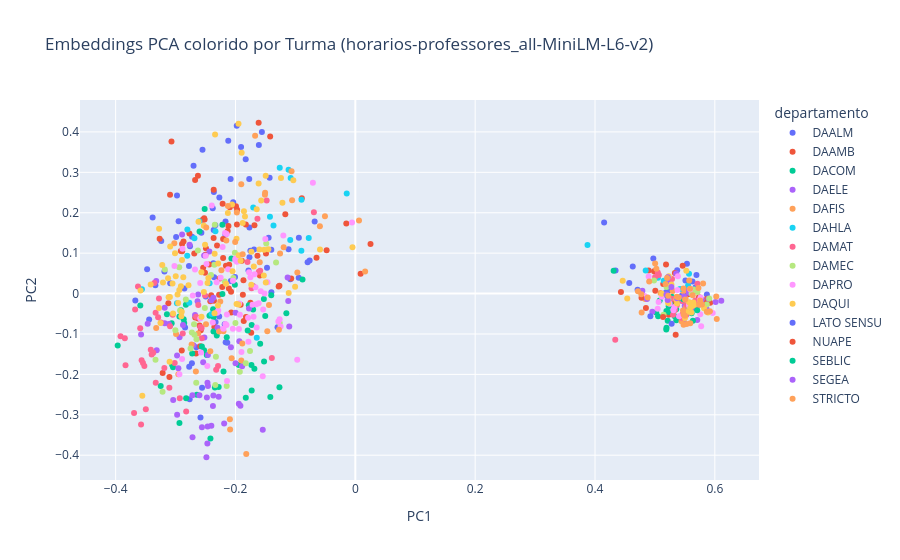

Notebook code for this chart:
### Code cell
import os
from pathlib import Path
import chromadb
import numpy as np
import pandas as pd
import plotly.express as px
from sklearn.decomposition import PCA

def visualize_embeddings_pca_turma(base_dir: str, modelo: str = None, interactive: bool = True) -> None:
    """
    Visualiza os embeddings de uma coleção usando PCA, colorindo por turma.
    Se modelo for None, usa a primeira coleção encontrada.
    """
    chroma_dir = Path(base_dir) / "chroma_db"
    chroma_client = chromadb.PersistentClient(path=str(chroma_dir))

    # Seleciona a coleção
    collections = chroma_client.list_collections()
    if not collections:
        print("Nenhuma coleção encontrada!")
        return

    if modelo:
        collection = next((c for c in collections if modelo in c.name), None)
        if not collection:
            print(f"Modelo '{modelo}' não encontrado nas coleções.")
            return
    else:
        collection = collections[0]
        print(f"Usando coleção: {collection.name}")

    # Obter todos os documentos
    count = collection.count()
    results = collection.get(include=['embeddings', 'metadatas'], limit=count)
    embeddings = results['embeddings']
    metadatas = results['metadatas']

    # Filtrar embeddings válidos
    valid_embeddings = []
    valid_metadatas = []
    for emb, meta in zip(embeddings, metadatas):
        arr = np.array(emb)
        if arr.ndim == 1 and arr.size > 0 and not np.isnan(arr).any():
            valid_embeddings.append(arr)
            valid_metadatas.append(meta)

    if not valid_embeddings:
        print("Nenhum embedding válido encontrado.")
        return

    embeddings_array = np.vstack(valid_embeddings)
    pca = PCA(n_components=2)
    embeddings_2d = pca.fit_transform(embeddings_array)

    # Criar DataFrame
    df = pd.DataFrame({
        'PC1': embeddings_2d[:, 0],
        'PC2': embeddings_2d[:, 1],
        'professor': [m['professor'] for m in valid_metadatas],
        'departamento': [m['departamento'] for m in valid_metadatas],
        'tipo': [m.get('type', 'info_professor') for m in valid_metadatas],
        'disciplina': [m.get('nome_disciplina', '') for m in valid_metadatas],
        'turma': [m.get('turma', 'desconhecida') for m in valid_metadatas]  # <-- aqui!
    })

    # Visualização com cor por turma
    fig = px.scatter(
        df, x='PC1', y='PC2',
        color='departamento',
        hover_data=['professor', 'departamento', 'tipo', 'disciplina', 'turma'],
        title=f'Embeddings PCA colorido por Turma ({collection.name})'
    )

    if interactive:
        fig.show()
    else:
        fig.write_html("embeddings_pca_turma.html")
        print("Visualização salva em embeddings_pca_turma.html")

# Exemplo de uso:
base_dir = os.getcwd()
# Se quiser um modelo específico, passe o nome (ou parte do nome) em modelo=...
# Exemplo: modelo="distiluse-base-multilingual-cased-v2"
visualize_embeddings_pca_turma(base_dir, modelo=None, interactive=True)

### Figure 1 — Plotly figure (JSON) as saved in the notebook; plotly's stock layout.template omitted (floating-point values rounded to 4 significant figures; data arrays with more than 128 entries replaced by an {"elided": "..."} marker saying what was removed)
{"data": [{"customdata": {"elided": "88x5 str values"}, "hovertemplate": "departamento=%{customdata[1]}<br>PC1=%{x}<br>PC2=%{y}<br>professor=%{customdata[0]}<br>tipo=%{customdata[2]}<br>disciplina=%{customdata[3]}<br>turma=%{customdata[4]}<extra></extra>", "legendgroup": "DAALM", "marker": {"color": "#636efa", "symbol": "circle"}, "mode": "markers", "name": "DAALM", "orientation": "v", "showlegend": true, "type": "scatter", "x": [0.5867, 0.5693, -0.218, -0.2332, -0.2164, -0.2727, 0.5678, -0.2166, -0.07626, -0.2356, -0.2081, 0.5839, -0.3185, -0.2269, -0.309, 0.5702, -0.3441, -0.3671, -0.2654, -0.2038, 0.5627, -0.2841, -0.2765, -0.2772, 0.4343, -0.257, -0.299, -0.177, 0.5186, -0.2496, -0.2078, -0.2584, -0.161, -0.1447, 0.4974, -0.2853, -0.2169, -0.3474, 0.5454, -0.2379, -0.2949, -0.143, -0.1298, 0.5517, -0.2008, -0.1474, -0.2137, 0.5509, -0.2976, -0.1906, -0.255, -0.1559, 0.5372, -0.1751, -0.2724, -0.27, -0.2337, 0.5504, -0.1767, -0.2272, -0.2557, -0.09447, -0.1783, 0.5223, -0.1754, -0.2759, -0.1085, -0.1401, 0.471, -0.169, -0.3382, -0.2364, -0.3337, 0.5535, -0.1402, -0.1767, -0.2368, -0.07963, -0.09422, -0.1114, 0.5225, -0.3238, -0.1829, -0.2361, 0.463, -0.2121, -0.1979, -0.2776], "xaxis": "x", "y": [-0.002022, 0.04579, -0.07565, -0.07055, -0.1206, -0.1722, 0.0155, 0.1785, 0.08172, 0.04034, 0.2833, -0.02706, 0.05443, 0.2378, 0.02577, -0.03056, -0.06396, -0.01747, -0.1328, 0.2263, 0.03001, -0.08376, -0.2613, -0.1814, 0.05695, 0.1503, 0.1397, 0.2832, 0.002948, -0.006982, 0.03099, -0.3068, 0.3678, 0.1383, 0.08652, 0.01283, 0.1464, 0.05989, -0.004319, 0.2108, 0.1788, 0.2866, -0.08319, -0.03579, 0.041, 0.06387, -0.122, 0.03231, 0.2426, 0.3625, 0.3559, 0.3998, 0.05743, 0.1057, 0.1404, 0.3163, 0.1692, -0.03926, 0.08999, -0.05705, -0.2332, 0.03922, 0.05699, 0.006909, -0.02682, 0.1172, 0.03571, 0.00332, 0.009517, 0.1093, 0.1882, 0.1574, 0.02041, 0.07349, 0.1085, 0.1635, 0.07473, 0.07729, 0.1381, 0.1094, 0.03117, 0.1298, 0.3325, 0.2511, 0.06682, 0.3784, 0.4152, 0.06835], "yaxis": "y"}, {"customdata": {"elided": "105x5 str values"}, "hovertemplate": "departamento=%{customdata[1]}<br>PC1=%{x}<br>PC2=%{y}<br>professor=%{customdata[0]}<br>tipo=%{customdata[2]}<br>disciplina=%{customdata[3]}<br>turma=%{customdata[4]}<extra></extra>", "legendgroup": "DAAMB", "marker": {"color": "#EF553B", "symbol": "circle"}, "mode": "markers", "name": "DAAMB", "orientation": "v", "showlegend": true, "type": "scatter", "x": [0.5921, 0.5838, 0.5738, 0.5463, -0.2364, -0.2214, -0.213, -0.1992, 0.5007, -0.222, -0.2523, -0.2117, -0.1828, -0.2493, 0.534, -0.2501, -0.2769, -0.3068, 0.4895, -0.2539, -0.289, -0.2438, 0.5333, -0.1973, -0.1862, -0.2105, 0.5612, 0.5256, -0.1267, -0.08934, -0.01503, 0.00887, -0.1592, -0.0479, -0.107, -0.1279, 0.5347, -0.3215, -0.2687, -0.2891, 0.5775, -0.2405, -0.1894, -0.149, 0.5551, -0.2896, -0.3265, -0.2674, -0.2671, -0.211, 0.5333, -0.175, -0.2365, -0.2546, -0.2515, 0.5229, -0.2912, -0.3092, -0.1703, -0.2074, -0.1825, -0.2626, 0.485, -0.2273, -0.2623, -0.2579, 0.587, -0.1914, -0.1723, -0.1737, -0.06477, 0.02535, -0.1867, -0.2159, 0.4433, -0.2867, -0.2658, -0.2094, -0.2071, 0.5139, -0.1976, -0.26, -0.2352, -0.2206, -0.1633, 0.5185, -0.1613, -0.1421, 0.5736, -0.312, -0.2265, 0.5639, -0.2308, -0.2206, -0.1877, -0.236, 0.5515, -0.3103, -0.2587, 0.5836, -0.1168, -0.2509, -0.242, 0.5772, 0.4985], "xaxis": "x", "y": [-0.02294, -0.02272, -0.02177, 0.06886, 0.2571, 0.222, 0.1545, 0.2163, 0.007126, 0.01606, 0.1863, 0.1671, 0.1706, 0.1118, -0.02023, 0.09634, 0.1487, 0.3763, 0.0569, 0.06401, 0.1048, 0.07189, -0.02137, 0.2074, -0.06774, 0.07129, -0.03938, -0.02169, 0.01962, 0.2362, 0.1735, 0.04915, 0.04458, 0.107, 0.03742, 0.01767, -0.1017, -0.1967, 0.09886, 0.1229, -0.01941, -0.003928, 0.0811, 0.09898, -0.001966, -0.1408, 0.1354, 0.2812, -0.05901, 0.01282, 0.05082, -0.02293, 0.1378, 0.1825, 0.1832, -0.05263, 0.1053, 0.2447, 0.01806, 0.004264, -0.05822, 0.2916, -0.03573, -0.002916, -0.06177, -0.09065, -0.01269, -0.02775, -0.03032, -0.09696, 0.08866, 0.1228, 0.03286, 0.06886, 0.003797, 0.129, -0.1481, 0.2136, -0.04679, 0.02396, 0.1712, -0.0791, -0.08262, 0.08822, 0.09334, 0.07179, 0.4227, 0.3888, -0.008964, -0.02412, 0.03724, -0.02586, 0.119, 0.1352, -0.003114, -0.01797, -0.03557, -0.2062, -0.1303, -0.03198, 0.196, 0.05168, -0.01883, -0.01796, 0.05549], "yaxis": "y"}, {"customdata": {"elided": "74x5 str values"}, "hovertemplate": "departamento=%{customdata[1]}<br>PC1=%{x}<br>PC2=%{y}<br>professor=%{customdata[0]}<br>tipo=%{customdata[2]}<br>disciplina=%{customdata[3]}<br>turma=%{customdata[4]}<extra></extra>", "legendgroup": "DACOM", "marker": {"color": "#00cc96", "symbol": "circle"}, "mode": "markers", "name": "DACOM", "orientation": "v", "showlegend": true, "type": "scatter", "x": [0.5232, 0.5053, 0.5357, 0.5188, -0.2199, -0.2935, 0.4311, -0.26, -0.2561, -0.2364, -0.2514, 0.508, -0.2828, -0.1828, 0.5281, -0.2524, -0.1684, -0.2373, 0.5022, -0.1526, 0.5356, -0.1729, -0.08813, -0.1418, -0.2218, 0.5584, -0.1588, -0.1796, -0.2856, -0.1523, 0.5213, -0.2935, -0.2146, -0.2434, -0.1151, 0.519, -0.3966, -0.3588, 0.5612, -0.1503, -0.2479, -0.2418, -0.173, 0.5194, -0.2911, -0.3144, -0.2367, 0.5331, -0.228, -0.2723, -0.2343, -0.2312, 0.5192, -0.2068, -0.2864, -0.1266, -0.1705, 0.5425, -0.2218, -0.2823, -0.1944, -0.3248, 0.5616, -0.3043, -0.3065, -0.2645, -0.3056, 0.526, -0.1778, -0.201, -0.1403, 0.5229, -0.2416, -0.1733], "xaxis": "x", "y": [-0.04564, -0.05628, -0.06599, -0.00421, -0.1931, -0.3204, 0.05667, 0.1538, -0.1308, -0.05786, 0.2096, -0.01719, -0.0277, -0.2576, -0.007651, -0.1405, -0.1863, -0.0388, -0.04712, -0.01337, -0.03891, -0.2397, 0.03452, -0.2562, 0.17, -0.03164, -0.124, -0.09164, -0.07263, -0.1682, -0.06729, -0.05675, -0.1081, -0.05495, -0.04854, -0.08924, -0.1288, -0.02939, -0.0485, -0.05525, -0.152, -0.3587, -0.07774, -0.08481, -0.0413, -0.05116, -0.09373, -0.05626, -0.2312, -0.1485, -0.2324, -0.1037, -0.043, 0.08704, -0.06381, -0.2318, -0.03965, -0.06095, -0.001028, -0.2588, -0.1766, -0.2288, -0.0379, -0.1823, -0.07332, -0.2501, -0.177, -0.02581, -0.02886, 0.02167, -0.00436, -0.03121, -0.05306, -0.1767], "yaxis": "y"}, {"customdata": {"elided": "76x5 str values"}, "hovertemplate": "departamento=%{customdata[1]}<br>PC1=%{x}<br>PC2=%{y}<br>professor=%{customdata[0]}<br>tipo=%{customdata[2]}<br>disciplina=%{customdata[3]}<br>turma=%{customdata[4]}<extra></extra>", "legendgroup": "DAELE", "marker": {"color": "#ab63fa", "symbol": "circle"}, "mode": "markers", "name": "DAELE", "orientation": "v", "showlegend": true, "type": "scatter", "x": [0.6013, 0.5431, -0.2717, -0.2602, -0.2674, 0.5434, -0.2633, -0.3465, -0.2973, 0.5542, -0.2376, -0.1889, 0.5562, -0.2702, -0.2719, -0.3112, 0.5577, -0.246, -0.2403, -0.2523, 0.5724, -0.228, -0.2459, 0.563, 0.6108, -0.1999, -0.1119, -0.2622, 0.5526, -0.2076, -0.2468, -0.1721, 0.5248, -0.3575, 0.5706, -0.256, -0.2933, -0.2539, 0.5894, -0.1545, -0.2369, -0.1103, -0.1774, 0.5516, -0.2189, -0.2478, -0.2402, 0.578, -0.2975, -0.2519, -0.2766, 0.5859, -0.304, -0.2485, -0.2876, 0.5493, -0.1998, -0.1935, -0.2299, -0.2435, 0.5482, -0.2469, -0.2369, -0.2465, 0.4957, -0.1944, -0.1918, -0.1129, 0.5355, -0.2953, -0.3314, -0.3323, 0.5498, -0.3182, -0.3181, -0.2891], "xaxis": "x", "y": [-0.0206, -0.01512, -0.3557, -0.2515, -0.05276, -0.01751, -0.01906, -0.07456, -0.3002, -0.02904, -0.2784, -0.1802, 0.002143, -0.1277, -0.2519, -0.07522, -0.02262, -0.1518, -0.327, 0.09398, -0.0287, -0.2555, -0.2291, -0.03537, -0.01807, -0.1726, -0.0187, -0.002054, 0.01086, -0.133, -0.2208, 0.01888, 0.03314, -0.1015, -0.0657, -0.3309, -0.1079, -0.17, -0.01304, -0.3371, -0.01063, -0.08177, -0.03719, -0.05181, -0.3217, -0.2572, -0.01642, -0.01503, -0.153, -0.1085, 0.1209, -0.03617, -0.2633, -0.4051, -0.07794, -0.01078, -0.0476, -0.1181, -0.08472, 0.1041, -0.06963, -0.3714, -0.2522, -0.3287, -0.04494, -0.2726, -0.2774, 0.03971, 0.04975, -0.1849, -0.1401, 0.03098, -0.03038, -0.07351, -0.03515, 0.1461], "yaxis": "y"}, {"customdata": {"elided": "31x5 str values"}, "hovertemplate": "departamento=%{customdata[1]}<br>PC1=%{x}<br>PC2=%{y}<br>professor=%{customdata[0]}<br>tipo=%{customdata[2]}<br>disciplina=%{customdata[3]}<br>turma=%{customdata[4]}<extra></extra>", "legendgroup": "DAFIS", "marker": {"color": "#FFA15A", "symbol": "circle"}, "mode": "markers", "name": "DAFIS", "orientation": "v", "showlegend": true, "type": "scatter", "x": [0.5754, 0.5463, -0.3323, -0.2622, 0.552, -0.2201, -0.2661, 0.5511, -0.2953, -0.2732, 0.5444, 0.01638, -0.1903, -0.2064, 0.5093, -0.2492, -0.2093, 0.5472, -0.2254, -0.209, 0.4779, -0.1256, -0.2992, 0.5297, 0.5708, -0.1886, -0.2273, -0.3021, 0.4838, -0.242, -0.182], "xaxis": "x", "y": [-0.02631, -0.01807, -0.08497, -0.09891, -0.03313, -0.09308, -0.1931, -0.01274, -0.1997, -0.126, -0.06841, 0.05446, -0.1654, -0.1601, 0.001127, -0.07572, -0.3111, 0.006324, -0.01979, -0.3366, -0.04666, 0.09903, -0.1001, 0.006155, -0.02951, -0.1236, -0.09383, 0.1245, -0.01367, -0.143, -0.3974], "yaxis": "y"}, {"customdata": {"elided": "31x5 str values"}, "hovertemplate": "departamento=%{customdata[1]}<br>PC1=%{x}<br>PC2=%{y}<br>professor=%{customdata[0]}<br>tipo=%{customdata[2]}<br>disciplina=%{customdata[3]}<br>turma=%{customdata[4]}<extra></extra>", "legendgroup": "DAHLA", "marker": {"color": "#19d3f3", "symbol": "circle"}, "mode": "markers", "name": "DAHLA", "orientation": "v", "showlegend": true, "type": "scatter", "x": [0.567, 0.3875, 0.5418, -0.1645, -0.2805, 0.5051, -0.2685, -0.2431, -0.1079, 0.4846, -0.2976, -0.2771, -0.3561, -0.2397, 0.5147, 0.5554, -0.07775, -0.1261, -0.2334, -0.01433, 0.5335, -0.1114, -0.1425, -0.1703, -0.2803, -0.09003, 0.5569, -0.1366, -0.2603, -0.08983, -0.1086], "xaxis": "x", "y": [0.01035, 0.1199, 0.01104, -0.1096, 0.0936, 0.039, 0.1369, 0.02545, 0.2861, 0.05707, -0.02407, -0.02266, 0.01062, -0.05035, 0.03145, 0.01969, 0.1373, 0.3116, 0.1541, 0.2474, -0.01171, 0.3062, 0.1899, 0.2127, 0.1586, 0.1062, 0.04901, 0.1687, 0.179, 0.2322, 0.1324], "yaxis": "y"}, {"customdata": {"elided": "65x5 str values"}, "hovertemplate": "departamento=%{customdata[1]}<br>PC1=%{x}<br>PC2=%{y}<br>professor=%{customdata[0]}<br>tipo=%{customdata[2]}<br>disciplina=%{customdata[3]}<br>turma=%{customdata[4]}<extra></extra>", "legendgroup": "DAMAT", "marker": {"color": "#FF6692", "symbol": "circle"}, "mode": "markers", "name": "DAMAT", "orientation": "v", "showlegend": true, "type": "scatter", "x": [0.569, 0.5459, 0.5441, -0.3576, -0.2563, -0.3566, -0.2507, 0.5512, 0.5282, -0.1394, -0.3675, -0.3014, 0.5522, -0.3835, -0.1588, 0.5675, -0.2565, -0.2291, -0.3373, 0.4338, -0.2823, -0.3692, -0.3187, 0.5229, -0.2587, -0.2314, -0.3104, -0.06915, 0.5711, -0.3048, -0.3331, 0.5302, -0.2657, -0.3846, -0.3398, 0.5534, -0.3544, -0.3291, 0.5464, -0.2929, -0.1611, 0.5286, -0.3413, -0.3333, -0.18, 0.5335, -0.3244, -0.3496, -0.1731, -0.1479, 0.5066, -0.3092, -0.3627, -0.2621, -0.1633, 0.5048, 0.5366, -0.288, -0.2322, -0.3918, 0.5003, -0.3277, -0.3521, -0.359, -0.3353], "xaxis": "x", "y": [-0.02947, -0.05179, -0.06009, -0.3243, -0.1107, -0.165, -0.004705, -0.04366, -0.01304, -0.1596, -0.03942, -0.1717, -0.05313, -0.1776, 0.05622, -0.01739, -0.08519, -0.1791, -0.1466, -0.1144, -0.292, -0.2958, -0.184, -0.01879, -0.08291, -0.04606, -0.2332, 0.201, 0.02407, -0.05245, -0.2208, -0.05216, -0.05754, -0.1103, -0.1508, -0.02875, -0.1717, -0.05834, -0.01853, -0.2588, 0.05374, 0.03604, -0.139, -0.04776, 0.07804, -0.04083, -0.07162, -0.2864, 0.01286, 0.2304, 0.04617, -0.08109, 0.0176, -0.02826, 0.1854, 0.05187, -0.02918, -0.09896, -0.1886, -0.1054, 0.04089, -0.01207, -0.1791, -0.08559, 0.02636], "yaxis": "y"}, {"customdata": {"elided": "41x5 str values"}, "hovertemplate": "departamento=%{customdata[1]}<br>PC1=%{x}<br>PC2=%{y}<br>professor=%{customdata[0]}<br>tipo=%{customdata[2]}<br>disciplina=%{customdata[3]}<br>turma=%{customdata[4]}<extra></extra>", "legendgroup": "DAMEC", "marker": {"color": "#B6E880", "symbol": "circle"}, "mode": "markers", "name": "DAMEC", "orientation": "v", "showlegend": true, "type": "scatter", "x": [0.5573, 0.5866, -0.2409, -0.1322, -0.2691, -0.218, 0.5643, -0.2001, -0.1487, -0.1828, 0.5905, -0.2939, -0.2828, -0.275, 0.5144, -0.3335, -0.201, -0.2685, 0.5224, -0.2728, -0.2925, -0.2352, 0.4985, -0.2511, -0.2627, -0.2345, 0.571, -0.1927, -0.1262, -0.3217, -0.2326, 0.5612, -0.2146, -0.2337, -0.1757, 0.5194, -0.3003, -0.2036, -0.2655, -0.3179, -0.2651], "xaxis": "x", "y": [-0.03176, -0.02694, 0.04623, 0.0766, -0.07608, 0.0298, 0.009972, -0.07277, 0.1238, -0.1722, -0.0122, 0.06483, -0.01477, -0.1359, -0.05251, -0.1639, 0.1009, -0.1017, -0.01461, -0.09636, -0.04168, 0.0715, 0.03251, -0.03577, 0.1064, 0.1703, 0.004132, -0.1936, -0.07278, -0.2432, -0.1561, -7.922e-05, -0.2288, -0.226, -0.1423, 0.0165, -0.09075, 0.03865, -0.2207, 0.05933, -0.1129], "yaxis": "y"}, {"customdata": {"elided": "79x5 str values"}, "hovertemplate": "departamento=%{customdata[1]}<br>PC1=%{x}<br>PC2=%{y}<br>professor=%{customdata[0]}<br>tipo=%{customdata[2]}<br>disciplina=%{customdata[3]}<br>turma=%{customdata[4]}<extra></extra>", "legendgroup": "DAPRO", "marker": {"color": "#FF97FF", "symbol": "circle"}, "mode": "markers", "name": "DAPRO", "orientation": "v", "showlegend": true, "type": "scatter", "x": [0.5753, 0.4828, 0.5115, -0.1647, -0.1578, -0.1937, 0.5772, -0.2576, -0.3018, -0.2378, -0.2141, 0.576, -0.1654, -0.19, -0.005555, -0.07078, -0.2041, -0.1502, 0.4895, -0.2891, -0.2247, -0.2146, 0.5246, -0.2314, -0.2168, -0.1978, -0.2123, 0.5062, -0.215, -0.1466, -0.1247, -0.1284, -0.1716, 0.5046, -0.1774, -0.1926, -0.2044, -0.247, 0.5383, -0.2712, -0.2589, 0.5756, -0.1545, -0.1263, -0.1942, 0.5377, -0.1929, -0.1614, -0.2215, -0.1751, 0.5309, -0.1665, -0.2676, -0.2175, -0.2497, 0.5402, -0.2396, -0.2588, -0.2936, -0.2484, -0.2884, 0.5966, -0.179, -0.1201, -0.2287, -0.1784, 0.5326, -0.1682, -0.2002, 0.5589, -0.1698, -0.2304, -0.1514, -0.1538, 0.5568, -0.2002, -0.09695, -0.2202, -0.2143], "xaxis": "x", "y": [-0.01544, -0.005728, -0.007631, -0.08371, 0.005798, -0.02453, -0.08068, -0.1456, 0.06796, -0.07141, -0.2162, -0.01001, -0.02616, -0.1447, 0.1761, 0.2743, 0.03151, 0.1349, 0.04194, -0.1622, 0.03888, 0.1475, -0.02523, 0.02795, -0.07532, 0.07865, 0.06014, -0.02087, -0.07757, 0.02797, -0.08143, -0.06914, -0.02744, -0.0379, 0.05266, -0.05227, -0.08714, -0.1792, 0.0429, -0.004574, -0.06197, -0.05104, -0.2049, -0.06366, -0.0876, 0.008651, 0.08244, -0.02399, 0.1151, 0.04018, -0.04123, 0.01582, 0.05956, 0.15, 0.09351, -0.05631, 0.2177, 0.0259, -0.1997, 0.07342, 0.1106, -0.04814, -0.05979, 0.1438, -0.04209, -0.1192, -0.03306, 0.04752, 0.08282, 0.01096, -0.05721, -0.04734, -3.408e-05, -0.03927, -0.02841, 0.08605, -0.1638, -0.08728, -0.05153], "yaxis": "y"}, {"customdata": {"elided": "92x5 str values"}, "hovertemplate": "departamento=%{customdata[1]}<br>PC1=%{x}<br>PC2=%{y}<br>professor=%{customdata[0]}<br>tipo=%{customdata[2]}<br>disciplina=%{customdata[3]}<br>turma=%{customdata[4]}<extra></extra>", "legendgroup": "DAQUI", "marker": {"color": "#FECB52", "symbol": "circle"}, "mode": "markers", "name": "DAQUI", "orientation": "v", "showlegend": true, "type": "scatter", "x": [0.582, 0.5608, 0.5572, -0.1614, -0.2997, -0.3009, 0.5231, -0.1859, -0.2938, -0.2508, -0.1522, 0.5116, -0.3042, -0.2911, -0.2904, -0.1734, 0.5887, -0.1496, -0.2956, -0.1112, -0.1494, 0.522, -0.3415, -0.1841, 0.5594, -0.1035, -0.2528, -0.3222, -0.3555, -0.3275, 0.5275, -0.1217, -0.1571, -0.2289, -0.2058, -0.2617, 0.5369, -0.1946, -0.004745, -0.1241, -0.05896, -0.1982, 0.4538, -0.1897, -0.2453, -0.2348, -0.3094, -0.234, 0.5502, -0.3277, -0.3251, -0.3116, -0.321, 0.5643, -0.3051, -0.2467, -0.2127, -0.2528, -0.1951, -0.1451, -0.1694, 0.5357, -0.2967, -0.3584, -0.1879, 0.5652, -0.2784, -0.1914, -0.2567, -0.2871, -0.2892, 0.4463, -0.2292, -0.1983, -0.1646, -0.16, -0.1527, 0.5524, -0.195, -0.2897, -0.3099, 0.5619, 0.5535, -0.1005, -0.2158, -0.1736, -0.235, -0.2049, 0.5775, -0.3089, -0.3125, -0.2568], "xaxis": "x", "y": [-0.0366, -0.04665, -0.02165, 0.2721, 0.04306, 0.09958, 0.04289, 0.2036, 0.008726, 0.1206, 0.1081, -0.0007582, -0.04939, 0.01791, -0.05598, 0.1035, -0.04692, 0.2916, -0.0233, 0.001464, 0.02762, -0.02361, 0.02231, 0.1905, -0.03434, 0.2802, 0.1678, 0.0706, -0.2531, 0.1603, 0.02264, 0.2248, 0.23, 0.0743, 0.2206, 0.1779, -0.02462, 0.09475, 0.1148, 0.286, 0.1092, -0.02575, -0.01245, 0.3485, 0.03828, 0.09846, -0.008327, 0.3937, -0.06051, -0.03547, -0.07291, -0.009397, 0.02729, -0.02187, 0.02471, 0.02611, 0.1994, 0.003819, -0.02712, 0.1097, 0.067, -0.01465, -0.002508, 0.007588, 0.1746, -0.02909, 0.02029, 0.08118, -0.05736, 0.04035, 0.08309, 0.0319, -0.02924, 0.1355, 0.2084, 0.1088, 0.04458, 0.05623, 0.4201, -0.04475, -0.1687, -0.03055, -0.04572, 0.01656, 0.02425, 0.02167, -0.04889, 0.0555, -0.02642, 0.1163, 0.0378, 0.05253], "yaxis": "y"}, {"customdata": [["Iolanda Bueno De Camargo Cortelazzo", "LATO SENSU", "info_professor", "", "desconhecida"], ["Iolanda Bueno De Camargo Cortelazzo", "LATO SENSU", "info_professor", "Educação Inclusiva", "APU2025"], ["Marcelo Bortoli", "LATO SENSU", "info_professor", "", "desconhecida"], ["Marcelo Rodrigues", "LATO SENSU", "info_professor", "", "desconhecida"], ["Marina Celant De Pra", "LATO SENSU", "info_professor", "", "desconhecida"], ["Marjorie Maria Bellinello", "LATO SENSU", "info_professor", "", "desconhecida"]], "hovertemplate": "departamento=%{customdata[1]}<br>PC1=%{x}<br>PC2=%{y}<br>professor=%{customdata[0]}<br>tipo=%{customdata[2]}<br>disciplina=%{customdata[3]}<br>turma=%{customdata[4]}<extra></extra>", "legendgroup": "LATO SENSU", "marker": {"color": "#636efa", "symbol": "circle"}, "mode": "markers", "name": "LATO SENSU", "orientation": "v", "showlegend": true, "type": "scatter", "x": [0.4572, -0.06785, 0.4925, 0.5279, 0.5401, 0.4153], "xaxis": "x", "y": [0.02641, 0.1782, -0.0563, -0.07479, -0.01031, 0.1757], "yaxis": "y"}, {"customdata": [["- MONITOR", "NUAPE", "info_professor", "", "desconhecida"], ["Crizieli Silveira Ostrovski", "NUAPE", "info_professor", "", "desconhecida"], ["Crizieli Silveira Ostrovski", "NUAPE", "info_professor", "Educação Ambiental", "DEPED"]], "hovertemplate": "departamento=%{customdata[1]}<br>PC1=%{x}<br>PC2=%{y}<br>professor=%{customdata[0]}<br>tipo=%{customdata[2]}<br>disciplina=%{customdata[3]}<br>turma=%{customdata[4]}<extra></extra>", "legendgroup": "NUAPE", "marker": {"color": "#EF553B", "symbol": "circle"}, "mode": "markers", "name": "NUAPE", "orientation": "v", "showlegend": true, "type": "scatter", "x": [0.5136, 0.4777, -0.1683], "xaxis": "x", "y": [-0.05798, -0.01065, 0.1693], "yaxis": "y"}, {"customdata": [["Agnaldo Da Costa", "SEBLIC", "info_professor", "", "desconhecida"], ["Davi Marcondes Rocha", "SEBLIC", "info_professor", "", "desconhecida"], ["Thiago Franca Naves", "SEBLIC", "info_professor", "", "desconhecida"]], "hovertemplate": "departamento=%{customdata[1]}<br>PC1=%{x}<br>PC2=%{y}<br>professor=%{customdata[0]}<br>tipo=%{customdata[2]}<br>disciplina=%{customdata[3]}<br>turma=%{customdata[4]}<extra></extra>", "legendgroup": "SEBLIC", "marker": {"color": "#00cc96", "symbol": "circle"}, "mode": "markers", "name": "SEBLIC", "orientation": "v", "showlegend": true, "type": "scatter", "x": [0.5706, 0.5634, 0.5474], "xaxis": "x", "y": [-0.04138, -0.06759, -0.01425], "yaxis": "y"}, {"customdata": [["- CURSO APOLO", "SEGEA", "info_professor", "", "desconhecida"], ["- ENSINO MEDIO", "SEGEA", "info_professor", "", "desconhecida"], ["- EQUIPE LIMPEZA", "SEGEA", "info_professor", "", "desconhecida"], ["- ESCOLA TECNICA", "SEGEA", "info_professor", "", "desconhecida"], ["- LATOSENSU 1", "SEGEA", "info_professor", "", "desconhecida"], ["- LATOSENSU 2", "SEGEA", "info_professor", "", "desconhecida"], ["- RESERVA SALA", "SEGEA", "info_professor", "", "desconhecida"], ["- Turm Desativada", "SEGEA", "info_professor", "", "desconhecida"]], "hovertemplate": "departamento=%{customdata[1]}<br>PC1=%{x}<br>PC2=%{y}<br>professor=%{customdata[0]}<br>tipo=%{customdata[2]}<br>disciplina=%{customdata[3]}<br>turma=%{customdata[4]}<extra></extra>", "legendgroup": "SEGEA", "marker": {"color": "#ab63fa", "symbol": "circle"}, "mode": "markers", "name": "SEGEA", "orientation": "v", "showlegend": true, "type": "scatter", "x": [0.5213, 0.5214, 0.5367, 0.479, 0.5275, 0.5193, 0.5485, 0.4868], "xaxis": "x", "y": [-0.01584, 0.04015, -0.01143, 0.007011, 0.0163, -0.002174, -0.007362, -0.01337], "yaxis": "y"}, {"customdata": {"elided": "53x5 str values"}, "hovertemplate": "departamento=%{customdata[1]}<br>PC1=%{x}<br>PC2=%{y}<br>professor=%{customdata[0]}<br>tipo=%{customdata[2]}<br>disciplina=%{customdata[3]}<br>turma=%{customdata[4]}<extra></extra>", "legendgroup": "STRICTO", "marker": {"color": "#FFA15A", "symbol": "circle"}, "mode": "markers", "name": "STRICTO", "orientation": "v", "showlegend": true, "type": "scatter", "x": [0.5726, 0.5503, 0.5469, 0.559, 0.5573, -0.1595, -0.2488, 0.5586, -0.1055, 0.5738, 0.5803, -0.1506, 0.6024, 0.5203, -0.05067, -0.05913, 0.5478, -0.1469, 0.5477, -0.2153, 0.5918, 0.4717, -0.1672, 0.4773, 0.5529, 0.006158, 0.5755, -0.1275, -0.09675, 0.5223, 0.5631, 0.4905, -0.1509, -0.1196, -0.188, 0.5502, 0.5024, 0.5399, -0.1441, -0.2235, 0.5478, 0.4879, -0.1903, -0.2126, 0.5178, -0.1977, 0.6032, -0.2005, 0.5866, 0.5785, 0.5365, 0.5003, -0.1064], "xaxis": "x", "y": [0.01374, -0.0145, -0.04203, -0.07359, 0.03258, 0.07724, 0.1636, 0.01177, 0.2307, -0.027, 0.02469, 0.2496, -0.007493, 0.03851, 0.1915, 0.1663, -0.07711, -0.09353, 0.01272, 0.1316, -0.0435, 0.005527, 0.3907, -0.00143, -0.07551, 0.1811, -0.0169, -0.08955, 0.05201, -0.005638, -0.004263, 0.02965, 0.2446, 0.1147, 0.09706, -0.05481, 0.0612, -0.00996, -0.02811, 0.05744, -0.05181, -0.009807, 0.2706, 0.2168, 0.02354, 0.2005, -0.0629, 0.1278, -0.04482, -0.02726, -0.008188, 0.07419, 0.3029], "yaxis": "y"}], "layout": {"legend": {"title": {"text": "departamento"}, "tracegroupgap": 0}, "title": {"text": "Embeddings PCA colorido por Turma (horarios-professores_all-MiniLM-L6-v2)"}, "xaxis": {"anchor": "y", "domain": [0, 1], "title": {"text": "PC1"}}, "yaxis": {"anchor": "x", "domain": [0, 1], "title": {"text": "PC2"}}}}
